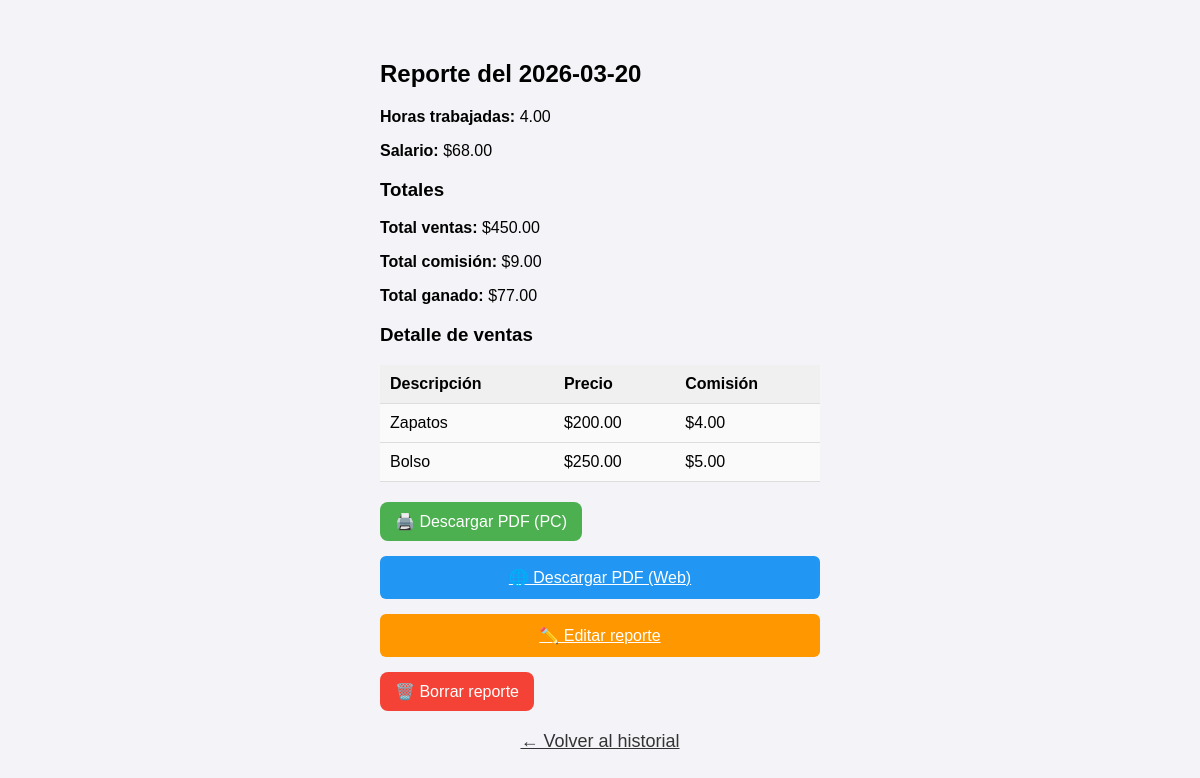
The app's page /reporte/4 with its own data.
### tables this page shows
CREATE TABLE reportes (
            id INTEGER PRIMARY KEY AUTOINCREMENT,
            fecha TEXT,
            horas REAL,
            salario REAL,
            total_ventas REAL,
            total_comision REAL,
            total_ganado REAL,
            ventas_json TEXT
        );

### app.py (the view)
@app.route('/reporte/<int:id>')
def reporte_pasado(id):
    conn = sqlite3.connect("historial.db")
    c = conn.cursor()
    c.execute("SELECT fecha, horas, salario, total_ventas, total_comision, total_ganado, ventas_json FROM reportes WHERE id=?", (id,))
    fila = c.fetchone()
    conn.close()
    if not fila:
        return "Reporte no encontrado", 404
    ventas = json.loads(fila[6])
    reporte = {
        "id": id,
        "fecha": fila[0],
        "horas": fila[1],
        "salario": fila[2],
        "total_ventas": fila[3],
        "total_comision": fila[4],
        "total_ganado": fila[5],
        "ventas": ventas
    }
    return render_template("reporte_pasado.html", reporte=reporte)

### templates/reporte_pasado.html
{% extends "base.html" %}
{% block content %}
<div class="container">
    <h2>Reporte del {{ reporte.fecha }}</h2>
    <p><strong>Horas trabajadas:</strong> {{ "%.2f"|format(reporte.horas) }}</p>
    <p><strong>Salario:</strong> ${{ "%.2f"|format(reporte.salario) }}</p>
    <h3>Totales</h3>
    <p><strong>Total ventas:</strong> ${{ "%.2f"|format(reporte.total_ventas) }}</p>
    <p><strong>Total comisión:</strong> ${{ "%.2f"|format(reporte.total_comision) }}</p>
    <p><strong>Total ganado:</strong> ${{ "%.2f"|format(reporte.total_ganado) }}</p>
    {% if reporte.ventas %}
    <h3>Detalle de ventas</h3>
    <table>
        <tr>
            <th>Descripción</th>
            <th>Precio</th>
            <th>Comisión</th>
        </tr>
        {% for v in reporte.ventas %}
        <tr>
            <td>{{ v.descripcion }}</td>
            <td>${{ "%.2f"|format(v.precio) }}</td>
            <td>${{ "%.2f"|format(v.comision) }}</td>
        </tr>
        {% endfor %}
    </table>
    {% endif %}
    <form action="/pdf_reporte/{{ reporte.id }}" method="post" target="_blank">
        <button style="background:#4CAF50; color:white; padding:10px 15px; border:none; font-size:16px; margin-top:20px;">
            🖨️ Descargar PDF (PC)
        </button>
    </form>
    <a href="/pdfweb/{{ reporte.id }}"
       style="display:block; margin-top:15px; padding:12px; background:#2196F3;
              color:white; text-align:center; border-radius:6px; font-size:16px;">
        🌐 Descargar PDF (Web)
    </a>
    <a href="{{ url_for('editar', id=reporte.id) }}"
       style="display:block; margin-top:15px; padding:12px; background:#FF9800;
              color:white; text-align:center; border-radius:6px; font-size:16px;">
        ✏️ Editar reporte
    </a>
    <form action="/borrar/{{ reporte.id }}" method="post" onsubmit="return confirm('¿Seguro que querés borrar este reporte?');">
        <button style="background:#f44336; color:white; padding:10px 15px; border:none; font-size:16px; margin-top:15px;">
            🗑️ Borrar reporte
        </button>
    </form>
    <a href="/historial" class="back" style="display:block; margin-top:20px; text-align:center;">
        ← Volver al historial
    </a>
</div>
{% endblock %}

### static/style.css (style rules this page uses)
body { font-family: Arial, sans-serif; background: #f4f4f8; margin: 0; padding: 0; }
.container { max-width: 480px; margin: auto; padding: 20px; }
button { background: #007bff; color: white; padding: 12px; border: none; border-radius: 8px; font-size: 18px; cursor: pointer; margin-top: 10px; }
table { width: 100%; border-collapse: collapse; margin-top: 10px; }
th, td { padding: 10px; border-bottom: 1px solid #ddd; }
th { background: #f0f0f0; text-align: left; }
td { background: #fafafa; }
.back { margin-top: 20px; display: block; text-align: center; color: #333; }
.back { margin-top: 20px; display: block; text-align: center; color: #333; font-size: 18px; }

### records on screen
reportes: fecha "2026-03-20", horas "4.00", salario "68.00", total_ventas "450.00", total_comision "9.00", total_ganado "77.00"

### other values on screen
{{ v.descripcion }} "Zapatos" "Bolso"
{{ "%.2f"|format(v.precio) }} "200.00" "250.00"
{{ "%.2f"|format(v.comision) }} "4.00" "5.00"
